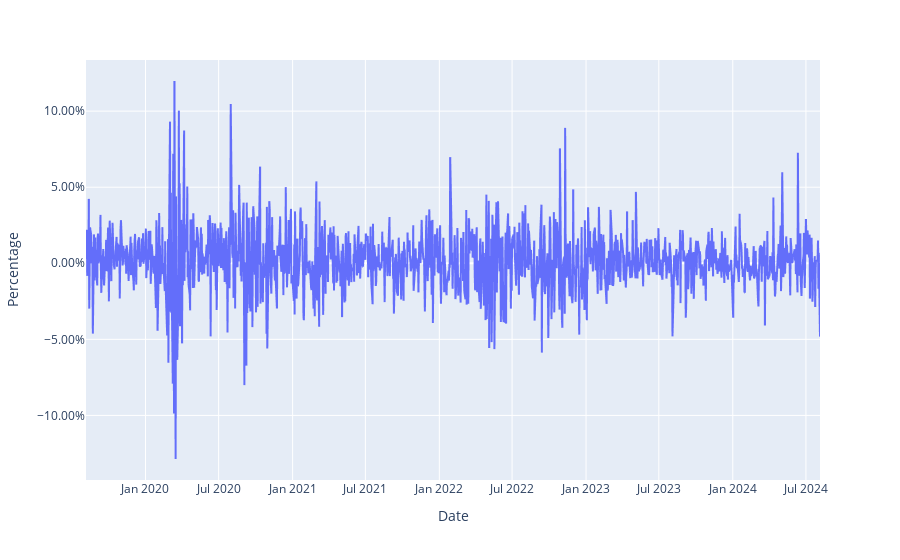

Notebook source saved alongside this figure:
### Code cell
layout =dict(tickformat=".2%")

#create chart for daily returns for AAPL
fig=px.line(AAPL , x="Date" , y="Daily return(in %)",labels=layout) ## Plotting Line-plot of "date" vs "Daily return(in %)"..

# Update y-axis to show percentage
fig.update_layout(
    yaxis=dict(
        tickformat=".2%",
        title='Percentage'
    )
)

# Show the plot
fig.show()

### Figure 1 — Plotly figure (JSON) as saved in the notebook; plotly's stock layout.template omitted (floating-point values rounded to 4 significant figures; data arrays with more than 128 entries replaced by an {"elided": "..."} marker saying what was removed)
{"data": [{"hovertemplate": "Date=%{x}<br>Daily return(in %)=%{y}<extra></extra>", "legendgroup": "", "line": {"color": "#636efa", "dash": "solid"}, "marker": {"symbol": "circle"}, "mode": "lines", "name": "", "showlegend": false, "type": "scattergl", "x": {"elided": "1258 str values"}, "xaxis": "x", "y": {"elided": "1258 float values"}, "yaxis": "y"}], "layout": {"legend": {"tracegroupgap": 0}, "margin": {"t": 60}, "xaxis": {"anchor": "y", "domain": [0, 1], "title": {"text": "Date"}}, "yaxis": {"anchor": "x", "domain": [0, 1], "tickformat": ".2%", "title": {"text": "Percentage"}}}}
